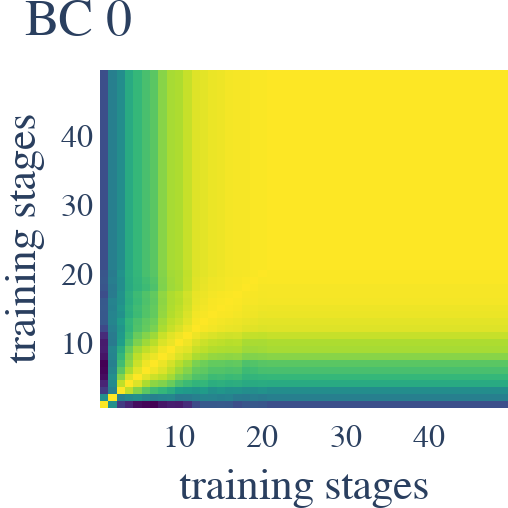
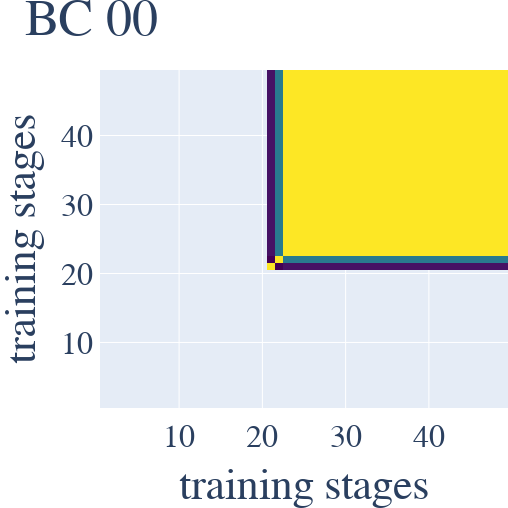
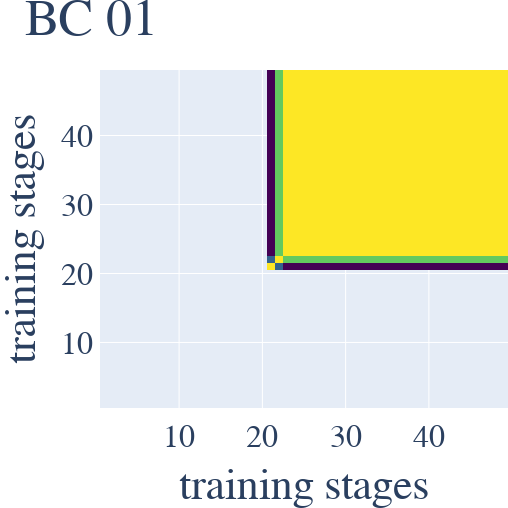
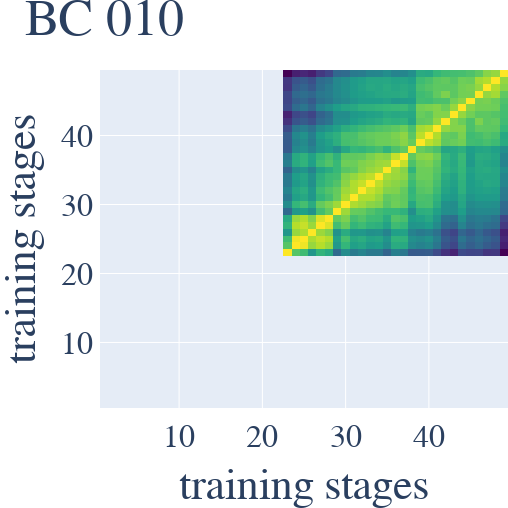

Source (notebook cell) for these figures, in order:
### Markdown cell above
# HOLMES RSA Temporal Analysis per BC Module

### Code cell
config = dict()
config["global_layout"] = dict()
config["global_layout"]["xaxis"] = dict(title="training stages")
config["global_layout"]["yaxis"] = dict(title="training stages")
config["global_layout"]["margin"] = dict(t=35*multiplier, l=50*multiplier, b=50*multiplier)
config["global_layout"]["width"] = width_half
config["global_layout"]["height"] = width_half
config["global_layout"]["font"] = dict(family=font_family, size=2.3*font_size)
config["colorscale"] = 'Viridis'
config["space_names"] = [str(i) for i in range(1,50)]
config["global_layout"]["xaxis"]["tickfont"] = dict(family=font_family, size=2*font_size)
config["global_layout"]["yaxis"]["tickfont"] = dict(family=font_family, size=2*font_size)

temporal_RSA_HOLMES = experiment_statistics['IMGEP-HOLMES'][0]['temporal_holmes_RSA']
node_pathes = ['0', '00', '01', '010', '011', '000', '001', '0110', '0111', '0000', '0001', '01110', '01111', '011110', '011111',  '01100',  '01101', '00010', '00011', '00000', '00001', '0111100' , '0111101'] 
for node_path in node_pathes:
    config["global_layout"]["title"] = dict(text="BC {}".format(node_path))
    fig = plot_goalspaces_RSAmatrix(temporal_RSA_HOLMES[node_path], config=config)
    #plotly.io.write_image(fig, 'sm_figure_6_{}.pdf'.format(node_path))

### Figure 1 — Plotly figure (JSON) as saved in the notebook; plotly's stock layout.template omitted (floating-point values rounded to 4 significant figures; data arrays with more than 128 entries replaced by an {"elided": "..."} marker saying what was removed)
{"data": [{"colorscale": [[0, "#440154"], [0.1111, "#482878"], [0.2222, "#3e4989"], [0.3333, "#31688e"], [0.4444, "#26828e"], [0.5556, "#1f9e89"], [0.6667, "#35b779"], [0.7778, "#6ece58"], [0.8889, "#b5de2b"], [1, "#fde725"]], "showscale": false, "type": "heatmap", "x": ["1", "2", "3", "4", "5", "6", "7", "8", "9", "10", "11", "12", "13", "14", "15", "16", "17", "18", "19", "20", "21", "22", "23", "24", "25", "26", "27", "28", "29", "30", "31", "32", "33", "34", "35", "36", "37", "38", "39", "40", "41", "42", "43", "44", "45", "46", "47", "48", "49"], "y": ["1", "2", "3", "4", "5", "6", "7", "8", "9", "10", "11", "12", "13", "14", "15", "16", "17", "18", "19", "20", "21", "22", "23", "24", "25", "26", "27", "28", "29", "30", "31", "32", "33", "34", "35", "36", "37", "38", "39", "40", "41", "42", "43", "44", "45", "46", "47", "48", "49"], "z": {"elided": "49x49 float values"}}], "layout": {"font": {"family": "Times New Roman", "size": 36.8}, "height": 508, "hovermode": "closest", "margin": {"b": 100, "l": 100, "r": 0, "t": 70}, "showlegend": true, "title": {"text": "BC 0"}, "width": 508, "xaxis": {"linewidth": 1, "showline": true, "tickfont": {"family": "Times New Roman", "size": 32}, "ticks": "", "title": {"text": "training stages"}, "zeroline": false}, "yaxis": {"linewidth": 1, "showline": true, "tickfont": {"family": "Times New Roman", "size": 32}, "ticks": "", "title": {"text": "training stages"}, "zeroline": false}}}

### Figure 2 — Plotly figure (JSON) as saved in the notebook; plotly's stock layout.template omitted (floating-point values rounded to 4 significant figures; data arrays with more than 128 entries replaced by an {"elided": "..."} marker saying what was removed)
{"data": [{"colorscale": [[0, "#440154"], [0.1111, "#482878"], [0.2222, "#3e4989"], [0.3333, "#31688e"], [0.4444, "#26828e"], [0.5556, "#1f9e89"], [0.6667, "#35b779"], [0.7778, "#6ece58"], [0.8889, "#b5de2b"], [1, "#fde725"]], "showscale": false, "type": "heatmap", "x": ["1", "2", "3", "4", "5", "6", "7", "8", "9", "10", "11", "12", "13", "14", "15", "16", "17", "18", "19", "20", "21", "22", "23", "24", "25", "26", "27", "28", "29", "30", "31", "32", "33", "34", "35", "36", "37", "38", "39", "40", "41", "42", "43", "44", "45", "46", "47", "48", "49"], "y": ["1", "2", "3", "4", "5", "6", "7", "8", "9", "10", "11", "12", "13", "14", "15", "16", "17", "18", "19", "20", "21", "22", "23", "24", "25", "26", "27", "28", "29", "30", "31", "32", "33", "34", "35", "36", "37", "38", "39", "40", "41", "42", "43", "44", "45", "46", "47", "48", "49"], "z": {"elided": "49x49 float values"}}], "layout": {"font": {"family": "Times New Roman", "size": 36.8}, "height": 508, "hovermode": "closest", "margin": {"b": 100, "l": 100, "r": 0, "t": 70}, "showlegend": true, "title": {"text": "BC 00"}, "width": 508, "xaxis": {"linewidth": 1, "showline": true, "tickfont": {"family": "Times New Roman", "size": 32}, "ticks": "", "title": {"text": "training stages"}, "zeroline": false}, "yaxis": {"linewidth": 1, "showline": true, "tickfont": {"family": "Times New Roman", "size": 32}, "ticks": "", "title": {"text": "training stages"}, "zeroline": false}}}

### Figure 3 — Plotly figure (JSON) as saved in the notebook; plotly's stock layout.template omitted (floating-point values rounded to 4 significant figures; data arrays with more than 128 entries replaced by an {"elided": "..."} marker saying what was removed)
{"data": [{"colorscale": [[0, "#440154"], [0.1111, "#482878"], [0.2222, "#3e4989"], [0.3333, "#31688e"], [0.4444, "#26828e"], [0.5556, "#1f9e89"], [0.6667, "#35b779"], [0.7778, "#6ece58"], [0.8889, "#b5de2b"], [1, "#fde725"]], "showscale": false, "type": "heatmap", "x": ["1", "2", "3", "4", "5", "6", "7", "8", "9", "10", "11", "12", "13", "14", "15", "16", "17", "18", "19", "20", "21", "22", "23", "24", "25", "26", "27", "28", "29", "30", "31", "32", "33", "34", "35", "36", "37", "38", "39", "40", "41", "42", "43", "44", "45", "46", "47", "48", "49"], "y": ["1", "2", "3", "4", "5", "6", "7", "8", "9", "10", "11", "12", "13", "14", "15", "16", "17", "18", "19", "20", "21", "22", "23", "24", "25", "26", "27", "28", "29", "30", "31", "32", "33", "34", "35", "36", "37", "38", "39", "40", "41", "42", "43", "44", "45", "46", "47", "48", "49"], "z": {"elided": "49x49 float values"}}], "layout": {"font": {"family": "Times New Roman", "size": 36.8}, "height": 508, "hovermode": "closest", "margin": {"b": 100, "l": 100, "r": 0, "t": 70}, "showlegend": true, "title": {"text": "BC 01"}, "width": 508, "xaxis": {"linewidth": 1, "showline": true, "tickfont": {"family": "Times New Roman", "size": 32}, "ticks": "", "title": {"text": "training stages"}, "zeroline": false}, "yaxis": {"linewidth": 1, "showline": true, "tickfont": {"family": "Times New Roman", "size": 32}, "ticks": "", "title": {"text": "training stages"}, "zeroline": false}}}

### Figure 4 — Plotly figure (JSON) as saved in the notebook; plotly's stock layout.template omitted (floating-point values rounded to 4 significant figures; data arrays with more than 128 entries replaced by an {"elided": "..."} marker saying what was removed)
{"data": [{"colorscale": [[0, "#440154"], [0.1111, "#482878"], [0.2222, "#3e4989"], [0.3333, "#31688e"], [0.4444, "#26828e"], [0.5556, "#1f9e89"], [0.6667, "#35b779"], [0.7778, "#6ece58"], [0.8889, "#b5de2b"], [1, "#fde725"]], "showscale": false, "type": "heatmap", "x": ["1", "2", "3", "4", "5", "6", "7", "8", "9", "10", "11", "12", "13", "14", "15", "16", "17", "18", "19", "20", "21", "22", "23", "24", "25", "26", "27", "28", "29", "30", "31", "32", "33", "34", "35", "36", "37", "38", "39", "40", "41", "42", "43", "44", "45", "46", "47", "48", "49"], "y": ["1", "2", "3", "4", "5", "6", "7", "8", "9", "10", "11", "12", "13", "14", "15", "16", "17", "18", "19", "20", "21", "22", "23", "24", "25", "26", "27", "28", "29", "30", "31", "32", "33", "34", "35", "36", "37", "38", "39", "40", "41", "42", "43", "44", "45", "46", "47", "48", "49"], "z": {"elided": "49x49 float values"}}], "layout": {"font": {"family": "Times New Roman", "size": 36.8}, "height": 508, "hovermode": "closest", "margin": {"b": 100, "l": 100, "r": 0, "t": 70}, "showlegend": true, "title": {"text": "BC 010"}, "width": 508, "xaxis": {"linewidth": 1, "showline": true, "tickfont": {"family": "Times New Roman", "size": 32}, "ticks": "", "title": {"text": "training stages"}, "zeroline": false}, "yaxis": {"linewidth": 1, "showline": true, "tickfont": {"family": "Times New Roman", "size": 32}, "ticks": "", "title": {"text": "training stages"}, "zeroline": false}}}
